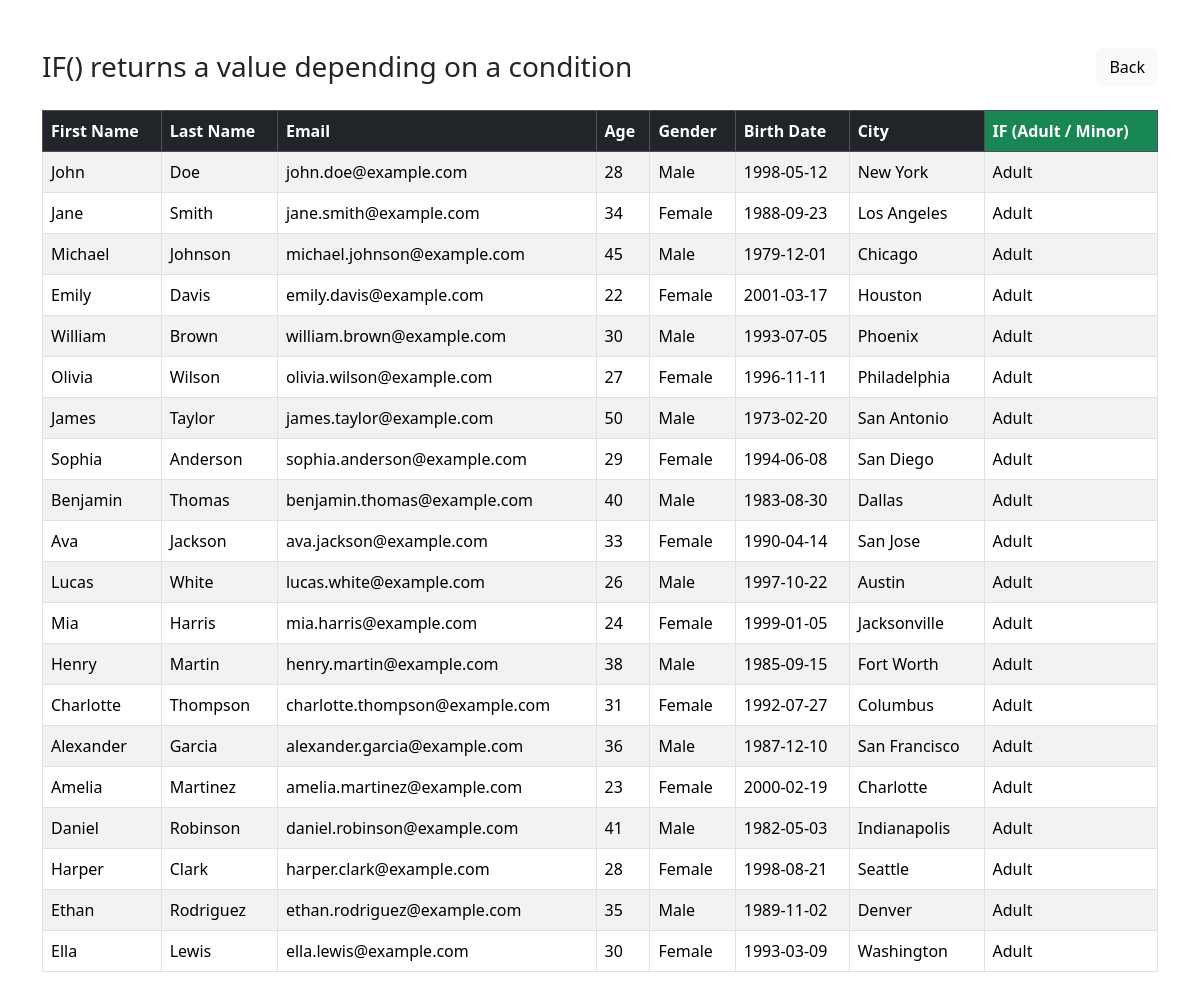
The page /if.php on the database its author committed.
### tables this page shows
CREATE TABLE `peopletbl` (
  `first_name` varchar(50) NOT NULL,
  `last_name` varchar(50) NOT NULL,
  `email` varchar(50) NOT NULL,
  `age` int(5) NOT NULL,
  `gender` varchar(20) NOT NULL,
  `birth_date` date NOT NULL,
  `city` varchar(50) NOT NULL
);

### if.php (the view, shortened to what this page needs)
<?php
require_once "dbconnection.php";
$sql = "SELECT *,
        IF(age >= 18, 'Adult', 'Minor') AS status
        FROM peopletbl";
$result = mysqli_query($conn, $sql);
?>
<!DOCTYPE html>
<html lang="en">
<head>
    <link href="https://cdn.jsdelivr.net/npm/bootstrap@5.3.2/dist/css/bootstrap.min.css" rel="stylesheet">
</head>
<body>
<div class="container mt-5">
    <div class="d-flex justify-content-between align-items-center mb-4">
        <h3 class="mb-0">
            IF() returns a value depending on a condition
        </h3>
        <a href="index.php" class="btn btn-light">Back</a>
    </div>
    <table class="table table-bordered table-striped">
        <thead class="table-dark">
            <tr>
                <th>First Name</th>
                <th>Last Name</th>
                <th>Email</th>
                <th>Age</th>
                <th>Gender</th>
                <th>Birth Date</th>
                <th>City</th>
                <th class="bg-success">IF (Adult / Minor)</th>
            </tr>
        </thead>
        <tbody>
            <?php
            if (mysqli_num_rows($result) > 0) {
                while ($row = mysqli_fetch_assoc($result)) {
                    echo "<tr>";
                    echo "<td>{$row['first_name']}</td>";
                    echo "<td>{$row['last_name']}</td>";
                    echo "<td>{$row['email']}</td>";
                    echo "<td>{$row['age']}</td>";
                    echo "<td>{$row['gender']}</td>";
                    echo "<td>{$row['birth_date']}</td>";
                    echo "<td>{$row['city']}</td>";
                    echo "<td>{$row['status']}</td>";
                    echo "</tr>";
                }
            }
            ?>
        </tbody>
    </table>
</div>
</body>
</html>

### rows shown on the page
peopletbl: first_name "John", last_name "Doe", email "john.doe@example.com", age "28", gender "Male", birth_date "1998-05-12", city "New York", status "Adult"
peopletbl: first_name "Jane", last_name "Smith", email "jane.smith@example.com", age "34", gender "Female", birth_date "1988-09-23", city "Los Angeles", status "Adult"
peopletbl: first_name "Michael", last_name "Johnson", email "michael.johnson@example.com", age "45", gender "Male", birth_date "1979-12-01", city "Chicago", status "Adult"
peopletbl: first_name "Emily", last_name "Davis", email "emily.davis@example.com", age "22", gender "Female", birth_date "2001-03-17", city "Houston", status "Adult"
peopletbl: first_name "William", last_name "Brown", email "william.brown@example.com", age "30", gender "Male", birth_date "1993-07-05", city "Phoenix", status "Adult"
peopletbl: first_name "Olivia", last_name "Wilson", email "olivia.wilson@example.com", age "27", gender "Female", birth_date "1996-11-11", city "Philadelphia", status "Adult"
peopletbl: first_name "James", last_name "Taylor", email "james.taylor@example.com", age "50", gender "Male", birth_date "1973-02-20", city "San Antonio", status "Adult"
peopletbl: first_name "Sophia", last_name "Anderson", email "sophia.anderson@example.com", age "29", gender "Female", birth_date "1994-06-08", city "San Diego", status "Adult"
peopletbl: first_name "Benjamin", last_name "Thomas", email "benjamin.thomas@example.com", age "40", gender "Male", birth_date "1983-08-30", city "Dallas", status "Adult"
peopletbl: first_name "Ava", last_name "Jackson", email "ava.jackson@example.com", age "33", gender "Female", birth_date "1990-04-14", city "San Jose", status "Adult"
peopletbl: first_name "Lucas", last_name "White", email "lucas.white@example.com", age "26", gender "Male", birth_date "1997-10-22", city "Austin", status "Adult"
peopletbl: first_name "Mia", last_name "Harris", email "mia.harris@example.com", age "24", gender "Female", birth_date "1999-01-05", city "Jacksonville", status "Adult"
peopletbl: first_name "Henry", last_name "Martin", email "henry.martin@example.com", age "38", gender "Male", birth_date "1985-09-15", city "Fort Worth", status "Adult"
peopletbl: first_name "Charlotte", last_name "Thompson", email "charlotte.thompson@example.com", age "31", gender "Female", birth_date "1992-07-27", city "Columbus", status "Adult"
peopletbl: first_name "Alexander", last_name "Garcia", email "alexander.garcia@example.com", age "36", gender "Male", birth_date "1987-12-10", city "San Francisco", status "Adult"
peopletbl: first_name "Amelia", last_name "Martinez", email "amelia.martinez@example.com", age "23", gender "Female", birth_date "2000-02-19", city "Charlotte", status "Adult"
peopletbl: first_name "Daniel", last_name "Robinson", email "daniel.robinson@example.com", age "41", gender "Male", birth_date "1982-05-03", city "Indianapolis", status "Adult"
peopletbl: first_name "Harper", last_name "Clark", email "harper.clark@example.com", age "28", gender "Female", birth_date "1998-08-21", city "Seattle", status "Adult"
peopletbl: first_name "Ethan", last_name "Rodriguez", email "ethan.rodriguez@example.com", age "35", gender "Male", birth_date "1989-11-02", city "Denver", status "Adult"
peopletbl: first_name "Ella", last_name "Lewis", email "ella.lewis@example.com", age "30", gender "Female", birth_date "1993-03-09", city "Washington", status "Adult"
